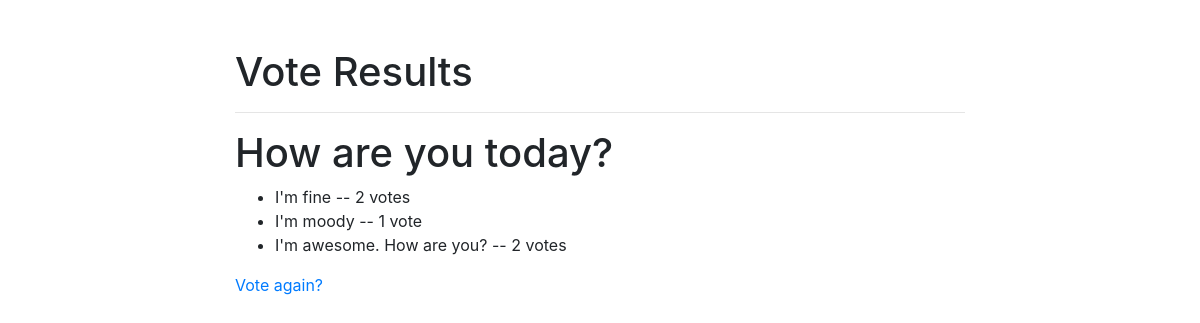
Screenshot of /polls/3/results/ with the database file from the repository.
### polls/models.py (models this page shows, shortened)
class Question(models.Model):
	question_text = models.CharField(max_length=200)
	pub_date = models.DateTimeField('date published')

class Choice(models.Model):
	question = models.ForeignKey(Question, on_delete=models.CASCADE)
	choice_text = models.CharField(max_length=200)
	votes = models.IntegerField(default=0)

### polls/views.py (the view)
# urls.py: path('<int:question_id>/results/', views.results, name='results'),
def results(request, question_id):
    question = get_object_or_404(Question, pk=question_id)
    return render(request, 'polls/results.html', {'question': question})

### polls/templates/polls/results.html
{% extends "polls/base.html"%}
{% block content %}
<br><br><h1>Vote Results</h1><hr>
<h1>{{ question.question_text }}</h1>
<ul>
{% for choice in question.choice_set.all %}
    <li>{{ choice.choice_text }} -- {{ choice.votes }} vote{{ choice.votes|pluralize }}</li>
{% endfor %}
</ul>
<a href="{% url 'polls:detail' question.id %}">Vote again?</a>
{% endblock %}

### rows the page displays
Question: question_text "How are you today?"
Choice: choice_text "I'm fine", votes "2"
Choice: choice_text "I'm moody", votes "1"
Choice: choice_text "I'm awesome. How are you?", votes "2"
